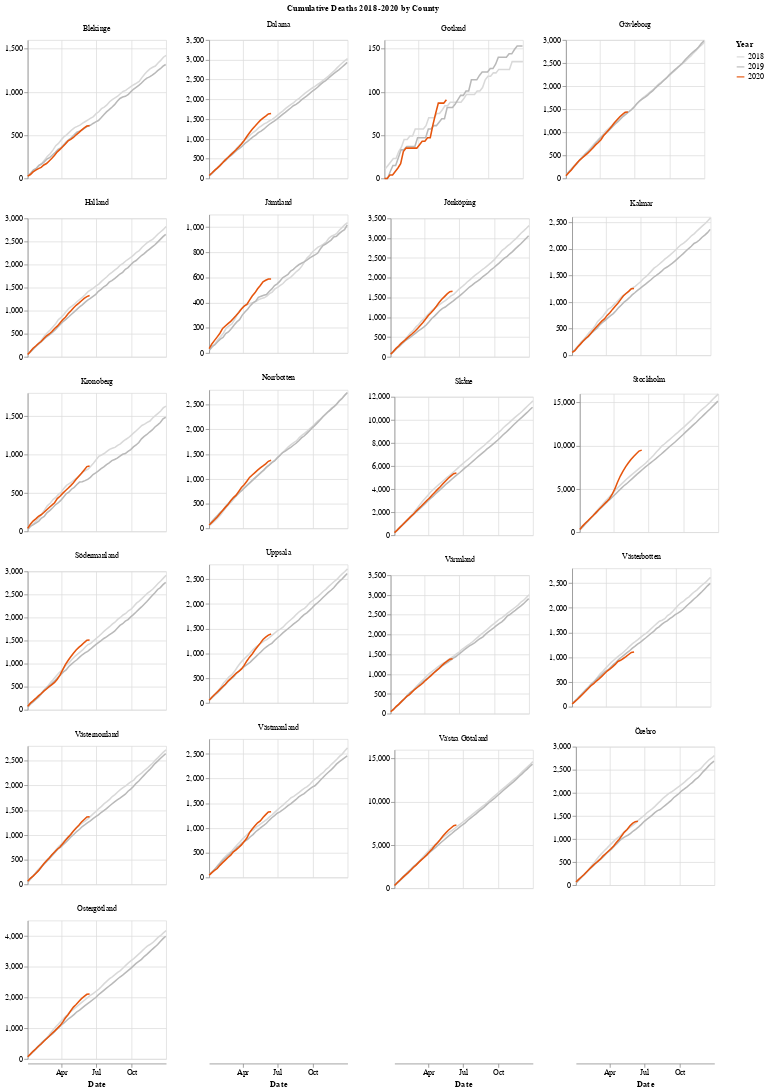

This figure's notebook cell:
### Code cell
chart = alt.Chart(df_weekly, height=180, width=180).mark_line().encode(
    x=alt.X('monthdate(date)', title='Date', axis=alt.Axis(format="%b")),
    y=alt.Y('cumulative_deaths', title=''),
    color=alt.Color('year(date):N', title='Year', scale=alt.Scale(range=['#d9d9d9', '#b9b9b9', '#e6550d'])),
    tooltip=['date', alt.Tooltip('cumulative_deaths', title='Deaths')]
).facet(
    facet=alt.Facet("county", title="Cumulative Deaths 2018-2020 by County"),
    columns=4,
).resolve_scale(y='independent')

chart.save('charts/cumulative-county.html')
chart

### Figure 1 — Vega-Lite specification as saved in the notebook (floating-point values rounded to 4 significant figures; data arrays with more than 128 entries replaced by an {"elided": "..."} marker saying what was removed)
{"config": {"view": {"continuousWidth": 400, "continuousHeight": 300}}, "data": {"name": "data-4503873f0d2325ba4aeeef96eda656ae"}, "facet": {"type": "nominal", "field": "county", "title": "Cumulative Deaths 2018-2020 by County"}, "spec": {"mark": "line", "encoding": {"color": {"type": "nominal", "field": "date", "scale": {"range": ["#d9d9d9", "#b9b9b9", "#e6550d"]}, "timeUnit": "year", "title": "Year"}, "tooltip": [{"type": "temporal", "field": "date"}, {"type": "quantitative", "field": "cumulative_deaths", "title": "Deaths"}], "x": {"type": "temporal", "axis": {"format": "%b"}, "field": "date", "timeUnit": "monthdate", "title": "Date"}, "y": {"type": "quantitative", "field": "cumulative_deaths", "title": ""}}, "height": 180, "width": 180}, "columns": 4, "resolve": {"scale": {"y": "independent"}}, "$schema": "https://vega.github.io/schema/vega-lite/v4.8.1.json", "datasets": {"data-4503873f0d2325ba4aeeef96eda656ae": {"elided": "2688 records"}}}
